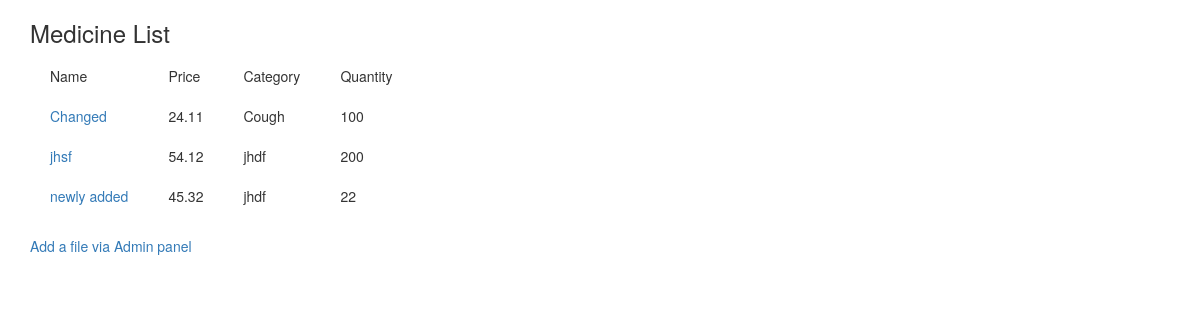
The page /medicines/ on the database as committed earlier.
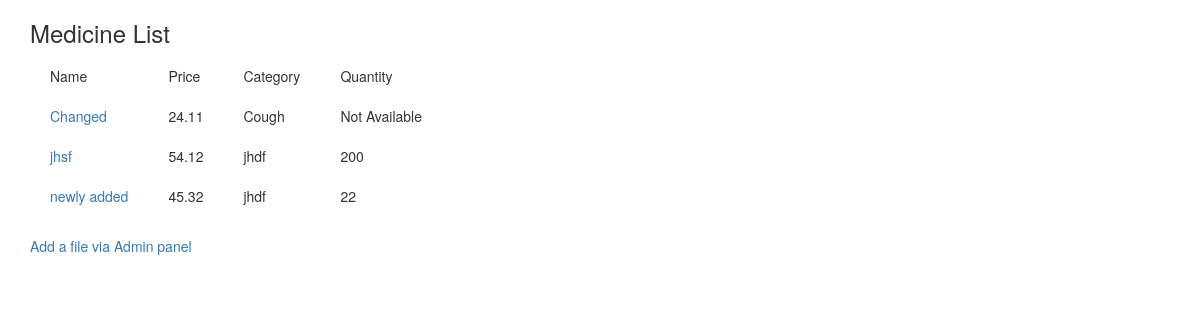
The same page on the database as committed later.
### medicines/models.py (models this page shows, shortened)
class Medicine(models.Model):
    name = models.CharField(max_length=20)
    category = models.ForeignKey(MedCat, on_delete=models.CASCADE)
    price = models.DecimalField(decimal_places=2, max_digits=5)
    quantity = models.PositiveBigIntegerField()
    thumbnail = models.BinaryField(null=True, editable=True, blank=True)
    thumb_content_type = models.CharField(max_length=256, null=True, blank=True, help_text="MIMEType for thumbnail")
    description = models.TextField()
    owner = models.ForeignKey(settings.AUTH_USER_MODEL, on_delete=models.CASCADE)

class MedCat(models.Model):
    name = models.CharField(max_length=20)
    def __str__(self):
        return self.name

### medicines/views.py (the view)
# urls.py: path("", views.MedListView.as_view(), name="all"),
class MedListView(OwnerListView):
    model = Medicine
    template_name = "medicines/medicine_list.html"
    def get(self, request):
        search = request.GET.get("search", False)
        if search:
            query = Q(name__contains=search)
            query.add(Q(category__contains=search), Q.OR)
            query.add(Q(description__contains=search), Q.OR)
            medicine_list = Medicine.objects.filter(query).select_related()
        else:
            medicine_list = Medicine.objects.all()
        ctx = {'medicine_list': medicine_list, 'search': search}
        return render(request, self.template_name, ctx)

### medicines/templates/medicines/medicine_list.html
{% extends "base_bootstrap.html" %}
{% load static%}
{% block head %}
<link rel="stylesheet" href="{% static 'style.css' %}">
{%endblock%}
{%block content%}
<h3>Medicine List</h3>
{%if medicine_list%}
<table class="list_table">
    <thead>
        <td>Name</td>
        <td>Price</td>
        <td>Category</td>
        <td>Quantity</td>
    </thead>
{%for med in medicine_list %}
    <tr>
        <td><a href="{%url 'medicines:detail' med.id %}">{{med.name}}</a></td>
        <td>{{med.price}}</td>
        <td>{{med.category}}</td>
        {%if med.quantity > 0 %}
        <td>{{med.quantity}}</td>
        {% else %}
        <td>Not Available</td>
        {%endif%}
    </tr>
    {%endfor%}
</table>
<br/><a href="/admin/">Add a file via Admin panel</a>
{%endif%}
{%endblock%}

### home/templates/base_bootstrap.html (shortened to what this page needs)
<!DOCTYPE html>
<html>
<head>
<link rel="stylesheet"
    href="https://maxcdn.bootstrapcdn.com/bootstrap/3.4.0/css/bootstrap.min.css"
>
<link rel="stylesheet"
    href="https://maxcdn.bootstrapcdn.com/bootstrap/3.4.0/css/bootstrap-theme.min.css"
>
<link rel="stylesheet"
    href="https://code.jquery.com/ui/1.12.1/themes/ui-lightness/jquery-ui.css"
>
<link rel="stylesheet" href="https://use.fontawesome.com/releases/v5.8.1/css/all.css">
<link rel="stylesheet" href="https://use.fontawesome.com/releases/v5.8.1/css/v4-shims.css">
{% block head %} {% endblock %}
</head>
<body>
<div class="container">
{% block content %}
{% endblock %}
</div>
</body>
</html>

### home/static/style.css (style rules this page uses)
.list_table tr td { padding: 10px 20px; }

Rows that differ between the two databases and show on the page:
changed Medicine "Changed": quantity "100" → (not shown); now shows "Not Available"
